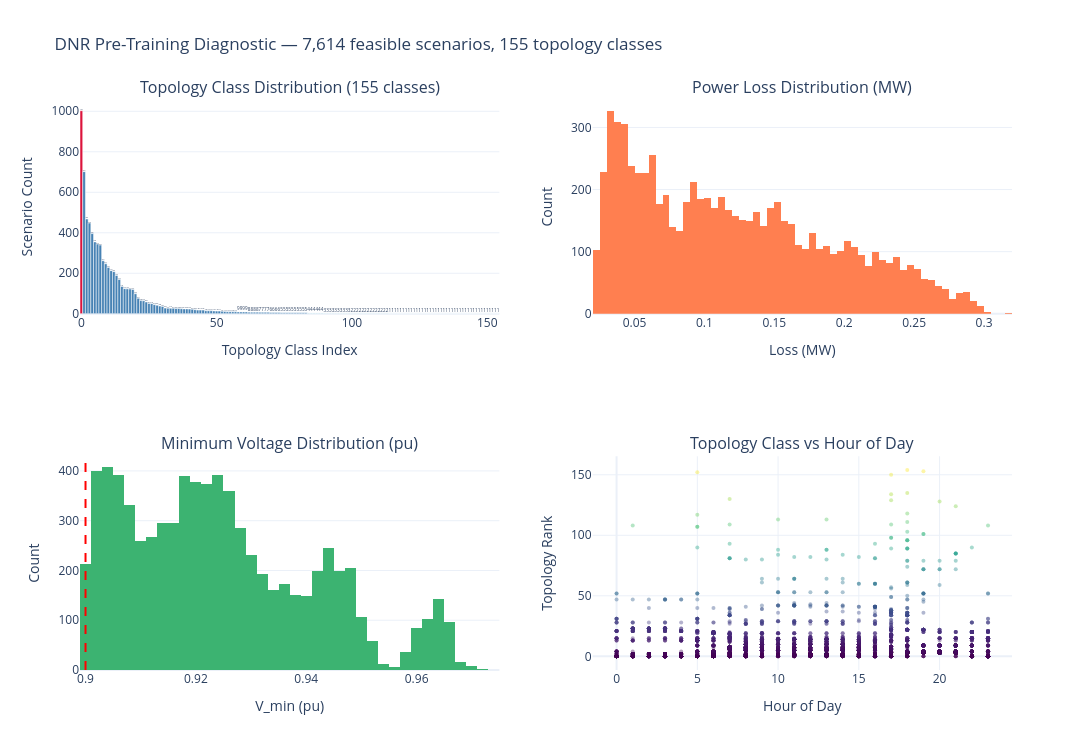

The code cell stored with this chart in its notebook:
### Code cell
# ═══════════════════════════════════════════════════════════════════
# CELL 13 — VISUALIZATIONS
#
# Four plots summarizing the diagnostic results:
#   1. Topology class distribution (bar chart)
#   2. Loss distribution histogram
#   3. V_min distribution histogram
#   4. Topology vs hour of day (scatter)
# ═══════════════════════════════════════════════════════════════════
df_diag     = pd.read_hdf(DIAG_FILE, key='scenarios')
topo_counts = Counter(df_diag['topo'])
sorted_topos = sorted(topo_counts.items(), key=lambda x: -x[1])
counts      = [c for _, c in sorted_topos]
labels      = [t for t, _ in sorted_topos]
total       = len(df_diag)

# Map topo string to rank index for scatter plot
topo_to_idx = {t: i for i, (t, _) in enumerate(sorted_topos)}
df_diag['topo_rank'] = df_diag['topo'].map(topo_to_idx)

fig = make_subplots(
    rows=2, cols=2,
    subplot_titles=[
        f'Topology Class Distribution ({len(topo_counts)} classes)',
        'Power Loss Distribution (MW)',
        'Minimum Voltage Distribution (pu)',
        'Topology Class vs Hour of Day'
    ]
)

# 1. Topology class bar
colors = ['crimson' if c == max(counts) else
          'steelblue' if c >= np.percentile(counts, 50) else
          'lightblue' for c in counts]
fig.add_trace(go.Bar(
    x=list(range(len(counts))), y=counts,
    marker_color=colors, name='Class count',
    text=[f'{c}' for c in counts],
    textposition='outside'
), row=1, col=1)

# 2. Loss histogram
fig.add_trace(go.Histogram(
    x=df_diag['loss_mw'], nbinsx=60,
    marker_color='coral', name='Loss'
), row=1, col=2)

# 3. V_min histogram
fig.add_trace(go.Histogram(
    x=df_diag['v_min_pu'], nbinsx=50,
    marker_color='mediumseagreen', name='V_min'
), row=2, col=1)

# Add V_MIN_PU reference line
fig.add_vline(x=V_MIN_PU, line_dash='dash',
              line_color='red', row=2, col=1)

# 4. Topology vs hour scatter
mask_real = df_diag['hour'] >= 0
fig.add_trace(go.Scatter(
    x=df_diag.loc[mask_real, 'hour'],
    y=df_diag.loc[mask_real, 'topo_rank'],
    mode='markers',
    marker=dict(size=4, opacity=0.4,
                color=df_diag.loc[mask_real, 'topo_rank'],
                colorscale='Viridis'),
    name='Topo vs Hour'
), row=2, col=2)

fig.update_layout(
    title_text=(f'DNR Pre-Training Diagnostic — '
                f'{total:,} feasible scenarios, '
                f'{len(topo_counts)} topology classes'),
    template='plotly_white',
    height=750, width=1150,
    showlegend=False
)
fig.update_xaxes(title_text='Topology Class Index', row=1, col=1)
fig.update_xaxes(title_text='Loss (MW)',            row=1, col=2)
fig.update_xaxes(title_text='V_min (pu)',           row=2, col=1)
fig.update_xaxes(title_text='Hour of Day',          row=2, col=2)
fig.update_yaxes(title_text='Scenario Count',       row=1, col=1)
fig.update_yaxes(title_text='Count',                row=1, col=2)
fig.update_yaxes(title_text='Count',                row=2, col=1)
fig.update_yaxes(title_text='Topology Rank',        row=2, col=2)
fig.show()

print(f'Diagnostic complete.')
print(f'Data stored in: {DIAG_FILE}')
print(f'Keys: scenarios, summary, training_matrix_check, loss_weights')

### Figure 1 — Plotly figure (JSON) as saved in the notebook; plotly's stock layout.template omitted (floating-point values rounded to 4 significant figures; data arrays with more than 128 entries replaced by an {"elided": "..."} marker saying what was removed)
{"data": [{"marker": {"color": {"elided": "155 str values"}}, "name": "Class count", "text": {"elided": "155 str values"}, "textposition": "outside", "type": "bar", "x": {"elided": "155 int values"}, "xaxis": "x", "y": {"elided": "155 int values"}, "yaxis": "y"}, {"marker": {"color": "coral"}, "name": "Loss", "nbinsx": 60, "type": "histogram", "x": {"elided": "7614 float values"}, "xaxis": "x2", "yaxis": "y2"}, {"marker": {"color": "mediumseagreen"}, "name": "V_min", "nbinsx": 50, "type": "histogram", "x": {"elided": "7614 float values"}, "xaxis": "x3", "yaxis": "y3"}, {"marker": {"color": {"elided": "5452 int values"}, "colorscale": [[0, "#440154"], [0.1111, "#482878"], [0.2222, "#3e4989"], [0.3333, "#31688e"], [0.4444, "#26828e"], [0.5556, "#1f9e89"], [0.6667, "#35b779"], [0.7778, "#6ece58"], [0.8889, "#b5de2b"], [1, "#fde725"]], "opacity": 0.4, "size": 4}, "mode": "markers", "name": "Topo vs Hour", "type": "scatter", "x": {"elided": "5452 int values"}, "xaxis": "x4", "y": {"elided": "5452 int values"}, "yaxis": "y4"}], "layout": {"annotations": [{"font": {"size": 16}, "showarrow": false, "text": "Topology Class Distribution (155 classes)", "x": 0.225, "xanchor": "center", "xref": "paper", "y": 1, "yanchor": "bottom", "yref": "paper"}, {"font": {"size": 16}, "showarrow": false, "text": "Power Loss Distribution (MW)", "x": 0.775, "xanchor": "center", "xref": "paper", "y": 1, "yanchor": "bottom", "yref": "paper"}, {"font": {"size": 16}, "showarrow": false, "text": "Minimum Voltage Distribution (pu)", "x": 0.225, "xanchor": "center", "xref": "paper", "y": 0.375, "yanchor": "bottom", "yref": "paper"}, {"font": {"size": 16}, "showarrow": false, "text": "Topology Class vs Hour of Day", "x": 0.775, "xanchor": "center", "xref": "paper", "y": 0.375, "yanchor": "bottom", "yref": "paper"}], "height": 750, "shapes": [{"line": {"color": "red", "dash": "dash"}, "type": "line", "x0": 0.9, "x1": 0.9, "xref": "x3", "y0": 0, "y1": 1, "yref": "y3 domain"}], "showlegend": false, "title": {"text": "DNR Pre-Training Diagnostic — 7,614 feasible scenarios, 155 topology classes"}, "width": 1150, "xaxis": {"anchor": "y", "domain": [0, 0.45], "title": {"text": "Topology Class Index"}}, "xaxis2": {"anchor": "y2", "domain": [0.55, 1], "title": {"text": "Loss (MW)"}}, "xaxis3": {"anchor": "y3", "domain": [0, 0.45], "title": {"text": "V_min (pu)"}}, "xaxis4": {"anchor": "y4", "domain": [0.55, 1], "title": {"text": "Hour of Day"}}, "yaxis": {"anchor": "x", "domain": [0.625, 1], "title": {"text": "Scenario Count"}}, "yaxis2": {"anchor": "x2", "domain": [0.625, 1], "title": {"text": "Count"}}, "yaxis3": {"anchor": "x3", "domain": [0, 0.375], "title": {"text": "Count"}}, "yaxis4": {"anchor": "x4", "domain": [0, 0.375], "title": {"text": "Topology Rank"}}}}
